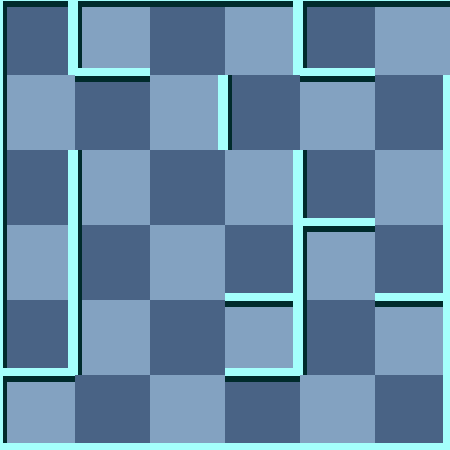

A 2D game scene composited from a Tiled map and its tileset images. What follows is a short description and the map's XML, with each tile layer's data collapsed to a summary:
An orthogonal 6x6 tile map with 75x75 px tiles, 2 tile layers (background, 块层 1) and 5 objects (2x Trap, Exit, Player, WhiteMummy).

<map version="1.0" orientation="orthogonal" width="6" height="6" tilewidth="75" tileheight="75">
 <tileset firstgid="1" name="wall" tilewidth="75" tileheight="75">
  <image source="gfx/wall.png" width="300" height="375" />
  <tile id="0">
   <properties>
    <property name="ValOfWall" value="0" />
   </properties>
  </tile>
  <tile id="1">
   <properties>
    <property name="ValOfWall" value="1" />
   </properties>
  </tile>
  <tile id="2">
   <properties>
    <property name="ValOfWall" value="2" />
   </properties>
  </tile>
  <tile id="3">
   <properties>
    <property name="ValOfWall" value="3" />
   </properties>
  </tile>
  <tile id="4">
   <properties>
    <property name="ValOfWall" value="4" />
   </properties>
  </tile>
  <tile id="5">
   <properties>
    <property name="ValOfWall" value="5" />
   </properties>
  </tile>
  <tile id="6">
   <properties>
    <property name="ValOfWall" value="6" />
   </properties>
  </tile>
  <tile id="7">
   <properties>
    <property name="ValOfWall" value="7" />
   </properties>
  </tile>
  <tile id="8">
   <properties>
    <property name="ValOfWall" value="8" />
   </properties>
  </tile>
  <tile id="9">
   <properties>
    <property name="ValOfWall" value="9" />
   </properties>
  </tile>
  <tile id="10">
   <properties>
    <property name="ValOfWall" value="10" />
   </properties>
  </tile>
  <tile id="11">
   <properties>
    <property name="ValOfWall" value="11" />
   </properties>
  </tile>
  <tile id="12">
   <properties>
    <property name="ValOfWall" value="12" />
   </properties>
  </tile>
  <tile id="13">
   <properties>
    <property name="ValOfWall" value="13" />
   </properties>
  </tile>
  <tile id="14">
   <properties>
    <property name="ValOfWall" value="14" />
   </properties>
  </tile>
  <tile id="15">
   <properties>
    <property name="ValOfWall" value="15" />
   </properties>
  </tile>
  <tile id="18">
   <properties>
    <property name="ValOfWall" value="-1" />
   </properties>
  </tile>
 </tileset>
 <layer name="background" width="6" height="6">
  <data>[36 cells, 36 non-empty, 2 distinct tile ids]</data>
 </layer>
 <layer name="块层 1" width="6" height="6">
  <data>[36 cells, 36 non-empty, 15 distinct tile ids]</data>
 </layer>
 <objectgroup name="对象层 1" width="6" height="6">
  <object name="Exit" x="450" y="0" />
  <object name="Trap" x="375" y="375">
   <properties>
    <property name="value" value="12" />
   </properties>
  </object>
  <object name="Trap" x="150" y="150">
   <properties>
    <property name="value" value="15" />
   </properties>
  </object>
  <object name="Player" x="150" y="0">
   <properties>
    <property name="value" value="1" />
   </properties>
  </object>
  <object name="WhiteMummy" x="300" y="0">
   <properties>
    <property name="value" value="21" />
   </properties>
  </object>
 </objectgroup>
</map>
